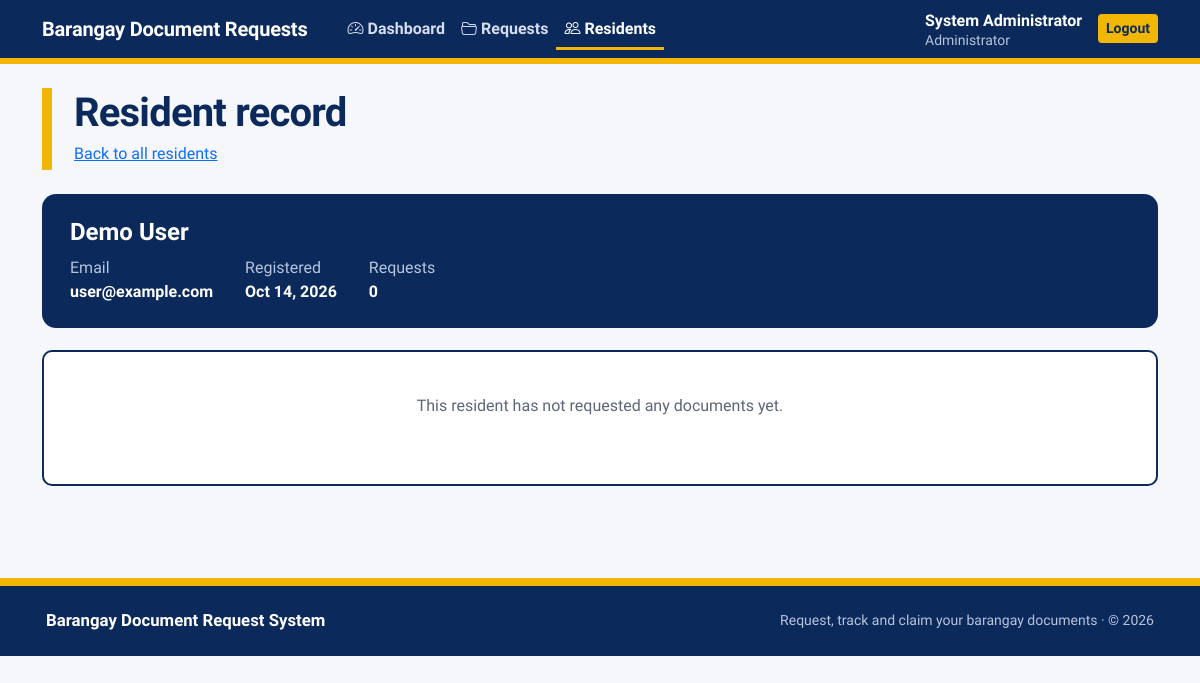
/admin/residents.php?id=2 (signed in), run on the app's committed database.
### tables this page shows
CREATE TABLE users (
 id INT AUTO_INCREMENT PRIMARY KEY,
 name VARCHAR(150) NOT NULL,
 email VARCHAR(190) NOT NULL UNIQUE,
 password VARCHAR(255) NOT NULL,
 role ENUM('admin','user') NOT NULL DEFAULT 'user',
 created_at TIMESTAMP DEFAULT CURRENT_TIMESTAMP
);

### admin/residents.php (the view, shortened to what this page needs)
<?php
require_once __DIR__ . '/../config/database.php';
$uCols = array_column($pdo->query("SHOW COLUMNS FROM users")->fetchAll(PDO::FETCH_ASSOC), 'Field');
$pick = function (array $want) use ($uCols) {
    foreach ($want as $w) if (in_array($w, $uCols, true)) return $w;
    return null;
};
$nameCol   = $pick(['name','full_name','fullname','username','first_name']);
$emailCol  = $pick(['email','email_address']);
$phoneCol  = $pick(['contact_number','contact_no','contact','phone','phone_number','mobile']);
$addrCol   = $pick(['address','purok','street']);
$joinedCol = $pick(['created_at','registered_at','date_registered','date_created']);
$sel = ['u.id AS uid'];
$sel[] = $nameCol   ? "u.`$nameCol` AS nm"     : "CONCAT('Resident #', u.id) AS nm";
$sel[] = $emailCol  ? "u.`$emailCol` AS email" : "NULL AS email";
$sel[] = $phoneCol  ? "u.`$phoneCol` AS phone" : "NULL AS phone";
$sel[] = $addrCol   ? "u.`$addrCol` AS addr"   : "NULL AS addr";
$sel[] = $joinedCol ? "u.`$joinedCol` AS joined" : "NULL AS joined";
$viewId = (int)($_GET['id'] ?? 0);
if ($viewId > 0) {
    $st = $pdo->prepare("SELECT " . implode(', ', $sel) . " FROM users u WHERE u.id = ? AND u.role <> 'admin'");
    $st->execute([$viewId]);
    $res = $st->fetch(PDO::FETCH_ASSOC);
    if ($res) {
        $st = $pdo->prepare("
            SELECT dr.reference_no, dr.status, dr.purpose, dr.quantity, dr.requested_at, dt.name AS doc
            FROM document_requests dr
            LEFT JOIN document_types dt ON dr.document_type_id = dt.id
            WHERE dr.user_id = ?
            ORDER BY dr.requested_at DESC");
        $st->execute([$viewId]);
        $history = $st->fetchAll(PDO::FETCH_ASSOC);
    }
}
$q = trim($_GET['q'] ?? '');
$link = fn(array $p) => 'residents.php' . ($p ? '?' . http_build_query(array_filter($p, fn($v) => $v !== '' && $v !== null)) : '');
include __DIR__ . '/../includes/header.php';
?>
<div class="bd">
<?php if ($viewId > 0 && !empty($res)): ?>
    <header class="bd-mast">
        <h1>Resident record</h1>
        <p><a href="<?= $link(['q' => $q]) ?>">Back to all residents</a></p>
    </header>
    <section class="bd-card">
        <h2><?= htmlspecialchars($res['nm']) ?></h2>
        <dl>
            <?php if ($emailCol): ?><div><dt>Email</dt><dd><?= htmlspecialchars($res['email'] ?? '-') ?></dd></div><?php endif; ?>
            <?php if ($joinedCol && $res['joined']): ?><div><dt>Registered</dt><dd><?= date('M j, Y', strtotime($res['joined'])) ?></dd></div><?php endif; ?>
            <div><dt>Requests</dt><dd><?= count($history) ?></dd></div>
        </dl>
    </section>
    <div class="bd-panel">
        <?php if (!$history): ?>
            <p class="bd-empty">This resident has not requested any documents yet.</p>
        <?php endif; ?>
    </div>
<?php endif; ?>
</div>
<?php include __DIR__ . '/../includes/footer.php'; ?>

### assets/css/style.css (style rules this page uses)
body { background:#f5f7fb; }

### admin/residents.php (style rules this page uses)
.bd { --ink:#0b2a5b; --sun:#f2b705; --mist:#eef1f6; --line:#d9dfea; --muted:#5b6678; font-family:'Source Sans 3',system-ui,sans-serif; color:var(--ink); }
.bd h1,.bd h2 { font-family:'Bricolage Grotesque',system-ui,sans-serif; }
.bd-mast { border-left:10px solid var(--sun); padding:4px 0 4px 22px; margin-bottom:24px; }
.bd-mast h1 { font-size:clamp(1.8rem,4vw,2.5rem); font-weight:800; letter-spacing:-.02em; margin:0; line-height:1.05; }
.bd-mast p { color:var(--muted); margin:8px 0 0; }
.bd-panel { border:2px solid var(--ink); border-radius:10px; padding:6px 20px 14px; background:#fff; overflow-x:auto; margin-bottom:20px; }
.bd-empty { padding:36px 0; text-align:center; color:var(--muted); }
.bd-card { background:var(--ink); color:#fff; border-radius:14px; padding:24px 28px; margin-bottom:22px; }
.bd-card h2 { font-size:1.5rem; font-weight:800; margin:0 0 10px; }
.bd-card dl { display:flex; flex-wrap:wrap; gap:8px 32px; margin:0; color:#d5ddee; }
.bd-card dt { font-weight:400; color:#b8c4dc; }
.bd-card dd { margin:0; color:#fff; font-weight:600; }

### data on the page
users: name "Demo User", email "user@example.com", created_at "Oct 14, 2026"

### other printed values
$label "Dashboard"
$label "Requests"
$label "Residents"
$user['name'] "System Administrator"
count($history) "0"
